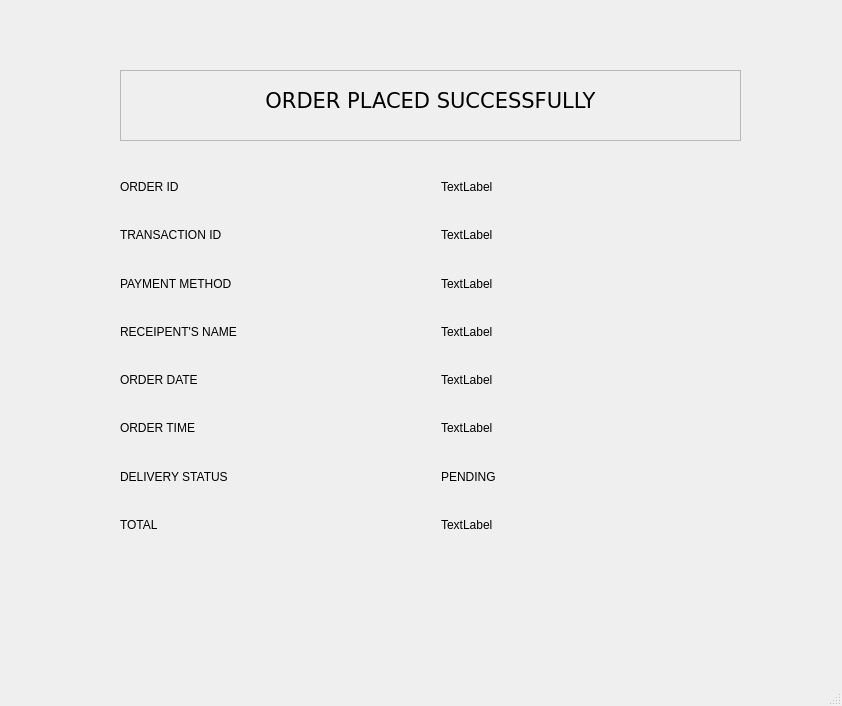
<?xml version="1.0" encoding="UTF-8"?>
<ui version="4.0">
 <class>MainWindow</class>
 <widget class="QMainWindow" name="MainWindow">
  <property name="geometry">
   <rect>
    <x>0</x>
    <y>0</y>
    <width>842</width>
    <height>706</height>
   </rect>
  </property>
  <property name="windowTitle">
   <string>MainWindow</string>
  </property>
  <widget class="QWidget" name="centralwidget">
   <widget class="QWidget" name="verticalLayoutWidget">
    <property name="geometry">
     <rect>
      <x>70</x>
      <y>40</y>
      <width>731</width>
      <height>571</height>
     </rect>
    </property>
    <layout class="QVBoxLayout" name="verticalLayout">
     <property name="spacing">
      <number>10</number>
     </property>
     <property name="leftMargin">
      <number>30</number>
     </property>
     <property name="topMargin">
      <number>20</number>
     </property>
     <property name="rightMargin">
      <number>30</number>
     </property>
     <property name="bottomMargin">
      <number>20</number>
     </property>
     <item>
      <widget class="QWidget" name="widget" native="true">
       <widget class="QFrame" name="frame">
        <property name="geometry">
         <rect>
          <x>20</x>
          <y>10</y>
          <width>621</width>
          <height>71</height>
         </rect>
        </property>
        <property name="frameShape">
         <enum>QFrame::StyledPanel</enum>
        </property>
        <property name="frameShadow">
         <enum>QFrame::Raised</enum>
        </property>
        <widget class="QLabel" name="label">
         <property name="geometry">
          <rect>
           <x>50</x>
           <y>10</y>
           <width>521</width>
           <height>41</height>
          </rect>
         </property>
         <property name="font">
          <font>
           <family>Verdana</family>
           <pointsize>16</pointsize>
           <weight>50</weight>
           <bold>false</bold>
          </font>
         </property>
         <property name="text">
          <string>ORDER PLACED SUCCESSFULLY</string>
         </property>
         <property name="scaledContents">
          <bool>true</bool>
         </property>
         <property name="alignment">
          <set>Qt::AlignCenter</set>
         </property>
         <property name="wordWrap">
          <bool>true</bool>
         </property>
        </widget>
       </widget>
       <widget class="QWidget" name="">
        <property name="geometry">
         <rect>
          <x>10</x>
          <y>90</y>
          <width>641</width>
          <height>411</height>
         </rect>
        </property>
        <layout class="QGridLayout" name="gridLayout">
         <property name="leftMargin">
          <number>10</number>
         </property>
         <property name="topMargin">
          <number>20</number>
         </property>
         <property name="rightMargin">
          <number>10</number>
         </property>
         <property name="bottomMargin">
          <number>20</number>
         </property>
         <property name="horizontalSpacing">
          <number>20</number>
         </property>
         <property name="verticalSpacing">
          <number>15</number>
         </property>
         <item row="0" column="0">
          <widget class="QLabel" name="label_2">
           <property name="text">
            <string>ORDER ID</string>
           </property>
          </widget>
         </item>
         <item row="0" column="1">
          <widget class="QLabel" name="label_10">
           <property name="text">
            <string>TextLabel</string>
           </property>
          </widget>
         </item>
         <item row="1" column="0">
          <widget class="QLabel" name="label_3">
           <property name="text">
            <string>TRANSACTION ID</string>
           </property>
          </widget>
         </item>
         <item row="1" column="1">
          <widget class="QLabel" name="label_11">
           <property name="text">
            <string>TextLabel</string>
           </property>
          </widget>
         </item>
         <item row="2" column="0">
          <widget class="QLabel" name="label_4">
           <property name="text">
            <string>PAYMENT METHOD</string>
           </property>
          </widget>
         </item>
         <item row="2" column="1">
          <widget class="QLabel" name="label_12">
           <property name="text">
            <string>TextLabel</string>
           </property>
          </widget>
         </item>
         <item row="3" column="0">
          <widget class="QLabel" name="label_5">
           <property name="text">
            <string>RECEIPENT'S NAME</string>
           </property>
          </widget>
         </item>
         <item row="3" column="1">
          <widget class="QLabel" name="label_13">
           <property name="text">
            <string>TextLabel</string>
           </property>
          </widget>
         </item>
         <item row="4" column="0">
          <widget class="QLabel" name="label_6">
           <property name="text">
            <string>ORDER DATE</string>
           </property>
          </widget>
         </item>
         <item row="4" column="1">
          <widget class="QLabel" name="label_14">
           <property name="text">
            <string>TextLabel</string>
           </property>
          </widget>
         </item>
         <item row="5" column="0">
          <widget class="QLabel" name="label_7">
           <property name="text">
            <string>ORDER TIME</string>
           </property>
          </widget>
         </item>
         <item row="5" column="1">
          <widget class="QLabel" name="label_15">
           <property name="text">
            <string>TextLabel</string>
           </property>
          </widget>
         </item>
         <item row="6" column="0">
          <widget class="QLabel" name="label_8">
           <property name="text">
            <string>DELIVERY STATUS</string>
           </property>
          </widget>
         </item>
         <item row="6" column="1">
          <widget class="QLabel" name="label_16">
           <property name="text">
            <string>PENDING</string>
           </property>
          </widget>
         </item>
         <item row="7" column="0">
          <widget class="QLabel" name="label_9">
           <property name="text">
            <string>TOTAL</string>
           </property>
          </widget>
         </item>
         <item row="7" column="1">
          <widget class="QLabel" name="label_17">
           <property name="text">
            <string>TextLabel</string>
           </property>
          </widget>
         </item>
        </layout>
       </widget>
      </widget>
     </item>
    </layout>
   </widget>
  </widget>
  <widget class="QMenuBar" name="menubar">
   <property name="geometry">
    <rect>
     <x>0</x>
     <y>0</y>
     <width>842</width>
     <height>26</height>
    </rect>
   </property>
  </widget>
  <widget class="QStatusBar" name="statusbar"/>
 </widget>
 <resources/>
 <connections/>
</ui>
